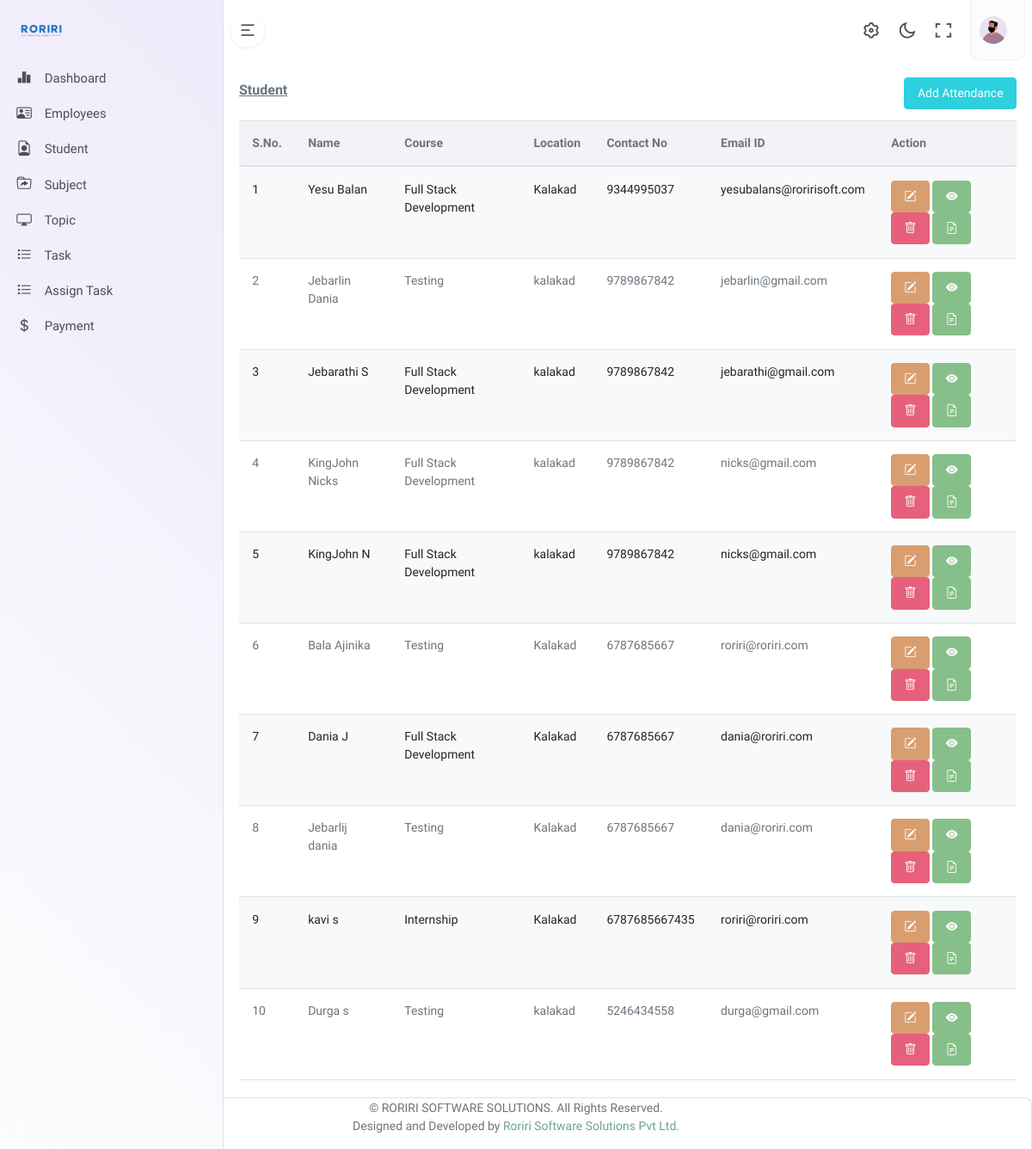
Screenshot of /attendance.php with the database file from the repository.
### tables this page shows
CREATE TABLE `student_tbl` (
  `stu_id` int(11) NOT NULL,
  `user_id` int(11) DEFAULT NULL,
  `entity_id` int(11) NOT NULL,
  `course_id` int(11) NOT NULL,
  `course_month` int(11) NOT NULL,
  `first_name` varchar(50) NOT NULL,
  `last_name` varchar(50) NOT NULL,
  `stu_gender` enum('Male','Female','Other') NOT NULL,
  `stu_aadhar` varchar(50) NOT NULL,
  `stu_marksheet` varchar(50) NOT NULL,
  `stu_qrcode` varchar(50) NOT NULL,
  `stu_blood_group` varchar(10) NOT NULL,
  `stu_cast` varchar(20) NOT NULL,
  `stu_religion` varchar(20) NOT NULL,
  `stu_mother_tongue` varchar(50) NOT NULL,
  `stu_native` varchar(50) NOT NULL,
  `stu_image` varchar(50) NOT NULL,
  `registration_date` date NOT NULL,
  `stu_status` enum('Active','Inactive') NOT NULL DEFAULT 'Active',
  `stu_created_date` datetime NOT NULL DEFAULT current_timestamp(),
  `stu_updated_date` timestamp NOT NULL DEFAULT current_timestamp() ON UPDATE current_timestamp(),
  `client_id` int(11) NOT NULL
);

CREATE TABLE `course_tbl` (
  `course_id` int(11) NOT NULL,
  `entity_id` int(11) NOT NULL,
  `course_name` varchar(50) NOT NULL,
  `course_fees_3` int(11) NOT NULL,
  `course_fees_6` int(11) NOT NULL,
  `course_fees_12` int(11) NOT NULL,
  `course_status` enum('Active','Inactive') NOT NULL DEFAULT 'Active',
  `course_created_date` datetime NOT NULL
);

CREATE TABLE `additional_details_tbl` (
  `ad_id` int(11) NOT NULL,
  `entity_id` int(11) NOT NULL,
  `stu_id` int(11) NOT NULL,
  `dob` date NOT NULL,
  `email` varchar(50) NOT NULL,
  `phone` varchar(20) NOT NULL,
  `address` varchar(100) NOT NULL,
  `aadhar` varchar(20) NOT NULL,
  `additional_created_date` datetime NOT NULL DEFAULT current_timestamp(),
  `aditional_status` enum('Active','Inactive') NOT NULL DEFAULT 'Active'
);

### attendance.php (the view, shortened to what this page needs)
<?php
    include("db/dbConnection.php");
    $selQuery = "SELECT student_tbl.*,
    additional_details_tbl.*,
    course_tbl.*
     FROM student_tbl
    LEFT JOIN additional_details_tbl on student_tbl.stu_id=additional_details_tbl.stu_id
    LEFT JOIN course_tbl on student_tbl.course_id=course_tbl.course_id
    WHERE student_tbl.entity_id=3 AND student_tbl.stu_status = 'Active'";
    $resQuery = mysqli_query($conn , $selQuery);
?>
<!DOCTYPE html>
<html lang="en">
<?php include("head.php"); ?>
<body>
    <div class="wrapper">
        <?php include("top.php") ?>
        <div class="leftside-menu">
        <?php include("left.php"); ?>
        </div>
        <div class="content-page">
            <div class="content">
                <div class="container-fluid" id="StuContent">
                    <div class="row">
                        <div class="col-12">
                            <div class="bg-flower-2">
                                <img src="assets/images/flowers/img-1.png">
                            </div>
                            <div class="page-title-box">
                                <div class="page-title-right">
                                    <div class="d-flex flex-wrap gap-2">
                                        <button type="button" id="addStudentBtn" class="btn btn-info" data-bs-toggle="modal" data-bs-target="#staticBackdrop">
                                            Add Attendance
                                        </button>
                                    </div>
                                </div>
                                <h4 class="page-title">Student</h4>
                            </div>
                        </div>
                    </div>
             <table id="scroll-horizontal-datatable" class="table table-striped w-100 nowrap">
                    <thead>
                        <tr class="bg-light">
                                    <th scope="col-1">S.No.</th>
                                    <th scope="col">Name</th>
                                    <th scope="col">Course</th>
                                    <th scope="col">Location</th>
                                    <th scope="col">Contact No</th>
                                    <th scope="col">Email ID</th>
                                    <th scope="col">Action</th>
                      </tr>
                    </thead>
                    <tbody>
                    <?php $i=1; while($row = mysqli_fetch_array($resQuery , MYSQLI_ASSOC)) {
                        $id = $row['stu_id'];  $e_id = $row['entity_id']; $fname = $row['first_name'];$lname=$row['last_name'];  $blood = $row['stu_blood_group'];  $location  = $row['address']; $status = $row['stu_status'];
                        $mobile=$row['phone'];$email=$row['email'];$course=$row['course_name'];
                        $name=$fname.' '.$lname;
                        ?>
                     <tr>
                        <td><?php echo $i; $i++; ?></td>
                        <td><?php echo $name; ?></td>
                        <td><?php echo $course; ?></td>
                        <td><?php echo $location; ?></td>
                        <td><?php echo $mobile; ?></td>
                        <td><?php echo $email; ?></td>
                        <td>
                        <button type="button" class="btn btn-circle btn-warning text-white modalBtn" onclick="goEditStudent(<?php echo $id; ?>);" data-bs-toggle="modal" data-bs-target="#editStudentModal"><i class='bi bi-pencil-square'></i></button>
                        <button class="btn btn-circle btn-success text-white modalBtn" onclick="goViewStudent(<?php echo $id; ?>);"><i class="bi bi-eye-fill"></i></button>
                            <button class="btn btn-circle btn-danger text-white" onclick="goDeleteStudent(<?php echo $id; ?>);"><i class="bi bi-trash"></i></button>
                            <button type="button" id="docStu" class="btn btn-circle btn-success text-white modalBtn" onclick="goDocStu(<?php echo $id; ?>);" data-bs-toggle="modal" data-bs-target="#docStudentModal"><i class='bi bi-file-earmark-text'></i></button>
                        </td>
                      </tr>
                      <?php } ?>
                    </tbody>
                  </table>
                            </div>
                        </div>
                    </div>
                </div>
            <?php include("footer.php") ?>
</body>
</html>

### rows the page displays
student_tbl: name "Yesu Balan", course.course_name "Full Stack Development", additional_details_tbl.address "Kalakad", additional_details_tbl.phone "9344995037", additional_details_tbl.email "yesubalans@roririsoft.com"
student_tbl: name "Jebarlin Dania", course.course_name "Testing", additional_details_tbl.address "kalakad", additional_details_tbl.phone "9789867842", additional_details_tbl.email "jebarlin@gmail.com"
student_tbl: name "Jebarathi S", course.course_name "Full Stack Development", additional_details_tbl.address "kalakad", additional_details_tbl.phone "9789867842", additional_details_tbl.email "jebarathi@gmail.com"
student_tbl: name "KingJohn Nicks", course.course_name "Full Stack Development", additional_details_tbl.address "kalakad", additional_details_tbl.phone "9789867842", additional_details_tbl.email "nicks@gmail.com"
student_tbl: name "KingJohn N", course.course_name "Full Stack Development", additional_details_tbl.address "kalakad", additional_details_tbl.phone "9789867842", additional_details_tbl.email "nicks@gmail.com"
student_tbl: name "Bala Ajinika", course.course_name "Testing", additional_details_tbl.address "Kalakad", additional_details_tbl.phone "6787685667", additional_details_tbl.email "roriri@roriri.com"
student_tbl: name "Dania J", course.course_name "Full Stack Development", additional_details_tbl.address "Kalakad", additional_details_tbl.phone "6787685667", additional_details_tbl.email "dania@roriri.com"
student_tbl: name "Jebarlij dania", course.course_name "Testing", additional_details_tbl.address "Kalakad", additional_details_tbl.phone "6787685667", additional_details_tbl.email "dania@roriri.com"
student_tbl: name "kavi s", course.course_name "Internship", additional_details_tbl.address "Kalakad", additional_details_tbl.phone "6787685667435", additional_details_tbl.email "roriri@roriri.com"
student_tbl: name "Durga s", course.course_name "Testing", additional_details_tbl.address "kalakad", additional_details_tbl.phone "5246434558", additional_details_tbl.email "durga@gmail.com"
